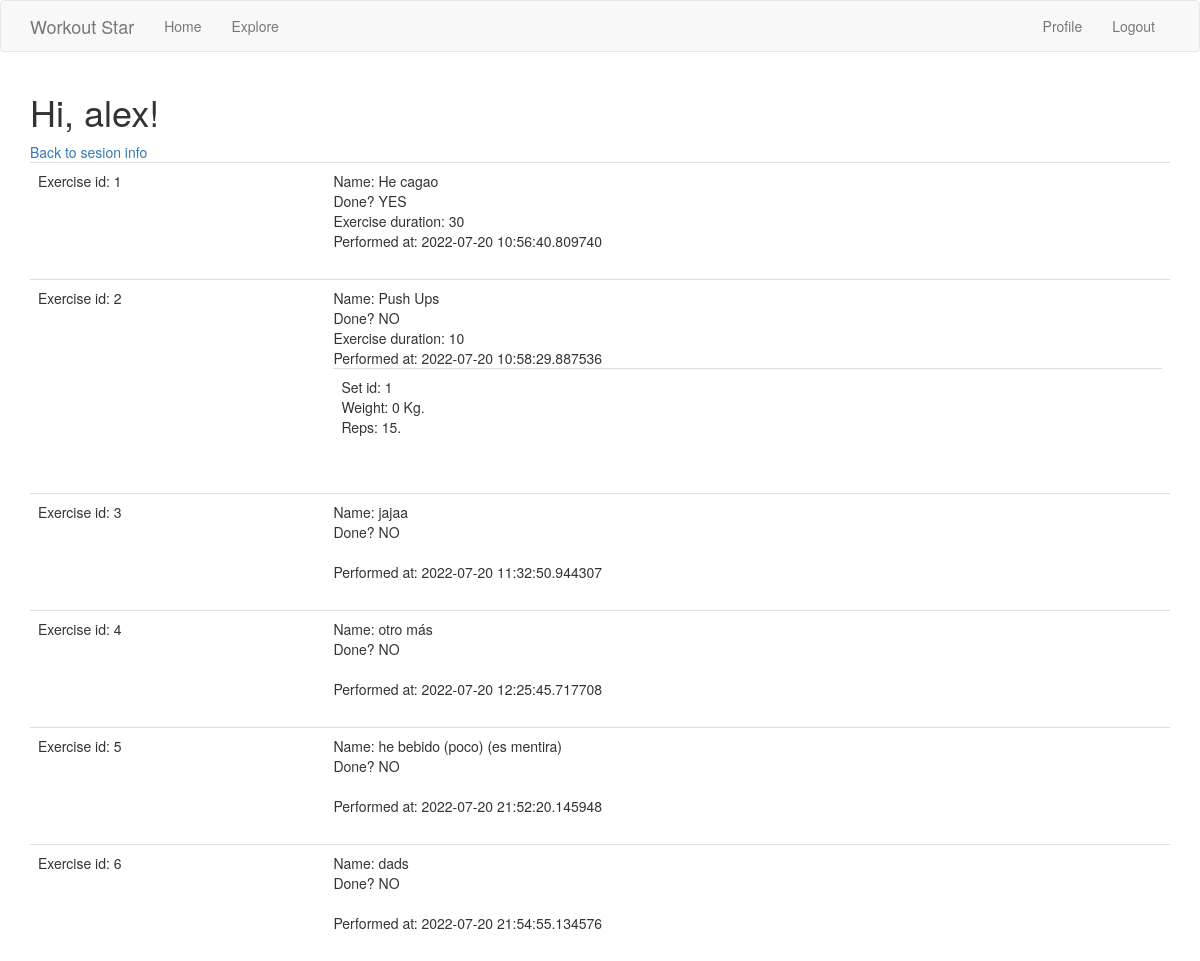
The app's page /sesion/2/exercises (signed in) with its own data.
### app/models.py (models this page shows, shortened)
class User(UserMixin, db.Model):
    id = db.Column(db.Integer, primary_key = True)
    username = db.Column(db.String(64), index = True, unique = True)
    email = db.Column(db.String(128), index = True, unique = True)
    password_hash = db.Column(db.String(128))
    sesions = db.relationship('Sesion', backref='user', lazy='dynamic')
    routines = db.relationship('Routine', backref='user', lazy='dynamic')
    about_me = db.Column(db.String(140))
    last_seen = db.Column(db.DateTime, default=datetime.utcnow)

class Exercise(db.Model):
    id = db.Column(db.Integer, primary_key = True)
    sesion_id = db.Column(db.Integer, db.ForeignKey('sesion.id'))
    name = db.Column(db.String(128))
    done = db.Column(db.Boolean)
    duration = db.Column(db.Integer)
    timestamp = db.Column(db.DateTime, index = True, default = datetime.utcnow)
    sets = db.relationship('Set', backref='exercise', lazy='dynamic')

class Set(db.Model):
    id = db.Column(db.Integer, primary_key = True)
    exercise_id = db.Column(db.Integer, db.ForeignKey('exercise.id'))
    weight = db.Column(db.Integer)
    reps = db.Column(db.Integer)

### app/main/routes.py (the view)
@bp.route('/sesion/<sesion_id>/exercises')
def sesion_exercises(sesion_id):
    sesion_exercises = Sesion.query.get_or_404(sesion_id).exercises.all()
    return render_template('exercises_sesion.html', title="Exercises in Sesion: " + str(sesion_id), exercises=sesion_exercises, sesion_id = sesion_id)

### app/models.py (called while the page is built)
@login.user_loader
def load_user(id):
    return User.query.get(int(id))

### app/templates/exercises_sesion.html (shortened to what this page needs)
{% extends "base.html" %}
{% import 'bootstrap/wtf.html' as wtf %}
{% block app_content %}
    <h1>Hi, {{ current_user.username }}!</h1>
    {{ sesion_link }}
    {% for exercise in exercises %}
        {% set sets = exercise.sets %}
        {% include '_exercise.html' %}
    {% endfor %}
{% endblock %}

### app/templates/_exercise.html
<table class="table table-hover">
    <tr>
        <td>
            Exercise id: {{ exercise.id }}<br>
        </td>
        <td>
            Name: {{ exercise.name }}<br>
            Done? {% if exercise.done %} YES {% else %} NO {% endif %}<br>
            {% if exercise.duration %} Exercise duration: {{ exercise.duration }} {% endif %}<br>
            {% if exercise.timestamp %} Performed at: {{ exercise.timestamp }} {% endif %}<br>
            {% for set in sets %}
                {% include "_set.html" %}
            {% endfor %}
        </td>
    </tr>
</table>

### app/templates/_set.html
<table class="table table-hover">
    <tr>
        <td>
            Set id: {{ set.id }} <br>
            {% if weight is not none %} Weight: {{ set.weight }} Kg. <br>{% endif %}
            {% if reps is not none %} Reps: {{ set.reps }}.<br> {% endif %}
        </td>
    </tr>
</table>

### records on screen
User: username "alex"
Exercise: id "1", name "He cagao", done "YES", duration "30", timestamp "2022-07-20 10:56:40.809740"
Exercise: id "2", name "Push Ups", done "NO", duration "10", timestamp "2022-07-20 10:58:29.887536"
Set: id "1", weight "0", reps "15"
Exercise: id "3", name "jajaa", shows "NO", timestamp "2022-07-20 11:32:50.944307"
Exercise: id "4", name "otro más", shows "NO", timestamp "2022-07-20 12:25:45.717708"
Exercise: id "5", name "he bebido (poco) (es mentira)", shows "NO", timestamp "2022-07-20 21:52:20.145948"
Exercise: id "6", name "dads", shows "NO", timestamp "2022-07-20 21:54:55.134576"

### other values on screen
{{ sesion_link }} "Back to sesion info"
